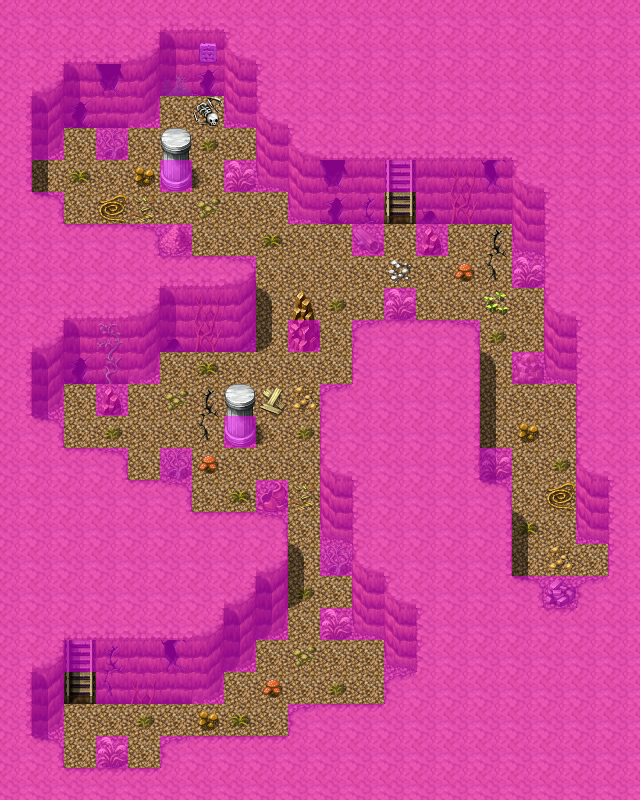

A 2D game scene composited from a Tiled map and its tileset images. What follows is a short description and the map's XML, with each tile layer's data collapsed to a summary:
An orthogonal 20x25 tile map with 32x32 px tiles, 4 tile layers (Ground, Objects, Above, Walkable), 20 tilesets and 11 objects (9x spawn, 2x mapchange).

<map version="1.0" orientation="orthogonal" width="20" height="25" tilewidth="32" tileheight="32">
    <tileset firstgid="1" name="map_25" tilewidth="32" tileheight="32">
        <image source="../drawable/map_25.png" width="256" height="256" />
    </tileset>
    <tileset firstgid="65" name="map_21" tilewidth="32" tileheight="32">
        <image source="../drawable/map_21.png" width="256" height="256" />
    </tileset>
    <tileset firstgid="129" name="map_0" tilewidth="32" tileheight="32">
        <image source="../drawable/map_0.png" width="256" height="256" />
    </tileset>
    <tileset firstgid="193" name="map_2" tilewidth="32" tileheight="32">
        <image source="../drawable/map_2.png" width="256" height="256" />
    </tileset>
    <tileset firstgid="257" name="map_1" tilewidth="32" tileheight="32">
        <image source="../drawable/map_1.png" width="256" height="256" />
    </tileset>
    <tileset firstgid="321" name="map_4" tilewidth="32" tileheight="32">
        <image source="../drawable/map_4.png" width="256" height="256" />
    </tileset>
    <tileset firstgid="385" name="map_8" tilewidth="32" tileheight="32">
        <image source="../drawable/map_8.png" width="256" height="256" />
    </tileset>
    <tileset firstgid="449" name="map_9" tilewidth="32" tileheight="32">
        <image source="../drawable/map_9.png" width="256" height="256" />
    </tileset>
    <tileset firstgid="513" name="map_3" tilewidth="32" tileheight="32">
        <image source="../drawable/map_3.png" width="256" height="256" />
    </tileset>
    <tileset firstgid="577" name="map_6" tilewidth="32" tileheight="32">
        <image source="../drawable/map_6.png" width="256" height="256" />
    </tileset>
    <tileset firstgid="641" name="map_17" tilewidth="32" tileheight="32">
        <image source="../drawable/map_17.png" width="256" height="256" />
    </tileset>
    <tileset firstgid="705" name="map_7" tilewidth="32" tileheight="32">
        <image source="../drawable/map_7.png" width="256" height="256" />
    </tileset>
    <tileset firstgid="769" name="map_29" tilewidth="32" tileheight="32">
        <image source="../drawable/map_29.png" width="256" height="256" />
    </tileset>
    <tileset firstgid="833" name="map_35" tilewidth="32" tileheight="32">
        <image source="../drawable/map_35.png" width="256" height="256" />
    </tileset>
    <tileset firstgid="897" name="map_5" tilewidth="32" tileheight="32">
        <image source="../drawable/map_5.png" width="256" height="256" />
    </tileset>
    <tileset firstgid="961" name="map_10" tilewidth="32" tileheight="32">
        <image source="../drawable/map_10.png" width="256" height="256" />
    </tileset>
    <tileset firstgid="1025" name="map_26" tilewidth="32" tileheight="32">
        <image source="../drawable/map_26.png" width="256" height="256" />
    </tileset>
    <tileset firstgid="1089" name="map_34" tilewidth="32" tileheight="32">
        <image source="../drawable/map_34.png" width="256" height="256" />
    </tileset>
    <tileset firstgid="1153" name="map_18" tilewidth="32" tileheight="32">
        <image source="../drawable/map_18.png" width="256" height="256" />
    </tileset>
    <tileset firstgid="1217" name="map_20" tilewidth="32" tileheight="32">
        <image source="../drawable/map_20.png" width="256" height="256" />
    </tileset>
    <layer name="Ground" width="20" height="25">
        <data>[500 cells, 500 non-empty, 12 distinct tile ids]</data>
    </layer>
    <layer name="Objects" width="20" height="25">
        <data>[500 cells, 130 non-empty, 48 distinct tile ids]</data>
    </layer>
    <layer name="Above" width="20" height="25">
        <data>[500 cells, 39 non-empty, 6 distinct tile ids]</data>
    </layer>
    <layer name="Walkable" width="20" height="25">
        <data>[500 cells, 384 non-empty, 1 distinct tile ids]</data>
    </layer>
    <objectgroup name="Mapevents">
        <object name="up south" type="mapchange" x="64" y="672" width="32" height="32">
            <properties>
                <property name="map" value="lodar12cave0" />
                <property name="place" value="down lodar12cave0" />
            </properties>
        </object>
        <object name="up north" type="mapchange" x="384" y="192" width="32" height="32">
            <properties>
                <property name="map" value="lodar10" />
                <property name="place" value="down lodar10" />
            </properties>
        </object>
    </objectgroup>
    <objectgroup name="Spawn">
        <object name="cryptmist3" type="spawn" x="32" y="96" width="256" height="128">
            <properties>
                <property name="spawngroup" value="cryptmist3" />
            </properties>
        </object>
        <object name="cryptmist2" type="spawn" x="288" y="512" width="32" height="64">
            <properties>
                <property name="spawngroup" value="cryptmist2" />
            </properties>
        </object>
        <object name="cryptmist2_1" type="spawn" x="160" y="704" width="64" height="32">
            <properties>
                <property name="spawngroup" value="cryptmist2" />
            </properties>
        </object>
        <object name="cryptmist2_2" type="spawn" x="480" y="352" width="32" height="32">
            <properties>
                <property name="spawngroup" value="cryptmist2" />
            </properties>
        </object>
        <object name="cryptmist3_1" type="spawn" x="480" y="384" width="128" height="192">
            <properties>
                <property name="spawngroup" value="cryptmist3" />
            </properties>
        </object>
        <object name="cryptmist1" type="spawn" x="256" y="256" width="288" height="96">
            <properties>
                <property name="quantity" value="2" />
                <property name="spawngroup" value="cryptmist1" />
            </properties>
        </object>
        <object name="cryptmist3_2" type="spawn" x="64" y="384" width="96" height="96">
            <properties>
                <property name="spawngroup" value="cryptmist3" />
            </properties>
        </object>
        <object name="cryptmist1_1" type="spawn" x="192" y="352" width="160" height="160">
            <properties>
                <property name="spawngroup" value="cryptmist1" />
            </properties>
        </object>
    </objectgroup>
    <objectgroup name="Spawn_bats" visible="0">
        <object name="cavebat1" type="spawn" x="32" y="96" width="576" height="672">
            <properties>
                <property name="quantity" value="5" />
                <property name="spawngroup" value="cavebat1" />
            </properties>
        </object>
    </objectgroup>
    <objectgroup name="Keys" />
</map>
